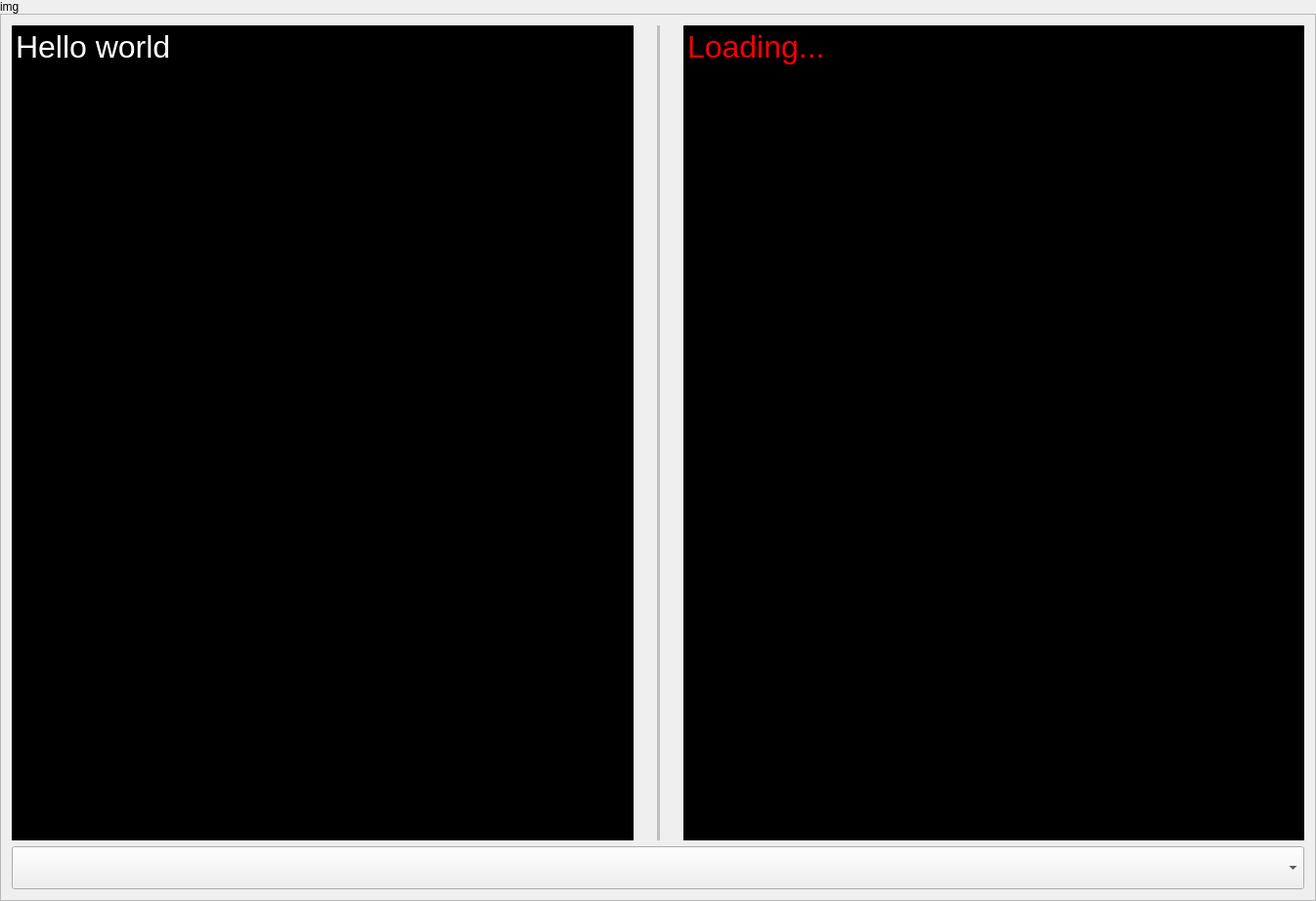
<?xml version="1.0" encoding="UTF-8"?>
<ui version="4.0">
 <class>MainWindow</class>
 <widget class="QMainWindow" name="MainWindow">
  <property name="geometry">
   <rect>
    <x>0</x>
    <y>0</y>
    <width>1346</width>
    <height>922</height>
   </rect>
  </property>
  <property name="windowTitle">
   <string>Maemo translate</string>
  </property>
  <widget class="QWidget" name="centralWidget">
   <layout class="QGridLayout" name="gridLayout_3">
    <property name="leftMargin">
     <number>0</number>
    </property>
    <property name="topMargin">
     <number>0</number>
    </property>
    <property name="rightMargin">
     <number>0</number>
    </property>
    <property name="bottomMargin">
     <number>0</number>
    </property>
    <property name="spacing">
     <number>0</number>
    </property>
    <item row="0" column="0">
     <widget class="QFrame" name="imgFrame">
      <property name="frameShape">
       <enum>QFrame::NoFrame</enum>
      </property>
      <property name="frameShadow">
       <enum>QFrame::Plain</enum>
      </property>
      <layout class="QGridLayout" name="gridLayout">
       <property name="leftMargin">
        <number>0</number>
       </property>
       <property name="topMargin">
        <number>0</number>
       </property>
       <property name="rightMargin">
        <number>0</number>
       </property>
       <property name="bottomMargin">
        <number>0</number>
       </property>
       <property name="spacing">
        <number>0</number>
       </property>
       <item row="0" column="0">
        <widget class="QLabel" name="img">
         <property name="text">
          <string>img</string>
         </property>
        </widget>
       </item>
      </layout>
     </widget>
    </item>
    <item row="1" column="0">
     <widget class="QFrame" name="mainFrame">
      <property name="frameShape">
       <enum>QFrame::StyledPanel</enum>
      </property>
      <property name="frameShadow">
       <enum>QFrame::Raised</enum>
      </property>
      <layout class="QGridLayout" name="gridLayout_2">
       <item row="0" column="0">
        <layout class="QHBoxLayout" name="horizontalLayout">
         <property name="spacing">
          <number>24</number>
         </property>
         <item>
          <widget class="QPlainTextEdit" name="fromTxt">
           <property name="palette">
            <palette>
             <active>
              <colorrole role="Text">
               <brush brushstyle="SolidPattern">
                <color alpha="255">
                 <red>255</red>
                 <green>255</green>
                 <blue>255</blue>
                </color>
               </brush>
              </colorrole>
              <colorrole role="Base">
               <brush brushstyle="SolidPattern">
                <color alpha="255">
                 <red>0</red>
                 <green>0</green>
                 <blue>0</blue>
                </color>
               </brush>
              </colorrole>
              <colorrole role="PlaceholderText">
               <brush brushstyle="SolidPattern">
                <color alpha="128">
                 <red>255</red>
                 <green>255</green>
                 <blue>255</blue>
                </color>
               </brush>
              </colorrole>
             </active>
             <inactive>
              <colorrole role="Text">
               <brush brushstyle="SolidPattern">
                <color alpha="255">
                 <red>255</red>
                 <green>255</green>
                 <blue>255</blue>
                </color>
               </brush>
              </colorrole>
              <colorrole role="Base">
               <brush brushstyle="SolidPattern">
                <color alpha="255">
                 <red>0</red>
                 <green>0</green>
                 <blue>0</blue>
                </color>
               </brush>
              </colorrole>
              <colorrole role="PlaceholderText">
               <brush brushstyle="SolidPattern">
                <color alpha="128">
                 <red>255</red>
                 <green>255</green>
                 <blue>255</blue>
                </color>
               </brush>
              </colorrole>
             </inactive>
             <disabled>
              <colorrole role="Text">
               <brush brushstyle="SolidPattern">
                <color alpha="255">
                 <red>190</red>
                 <green>190</green>
                 <blue>190</blue>
                </color>
               </brush>
              </colorrole>
              <colorrole role="Base">
               <brush brushstyle="SolidPattern">
                <color alpha="255">
                 <red>239</red>
                 <green>239</green>
                 <blue>239</blue>
                </color>
               </brush>
              </colorrole>
              <colorrole role="PlaceholderText">
               <brush brushstyle="SolidPattern">
                <color alpha="128">
                 <red>0</red>
                 <green>0</green>
                 <blue>0</blue>
                </color>
               </brush>
              </colorrole>
             </disabled>
            </palette>
           </property>
           <property name="font">
            <font>
             <pointsize>24</pointsize>
            </font>
           </property>
           <property name="frameShape">
            <enum>QFrame::NoFrame</enum>
           </property>
           <property name="frameShadow">
            <enum>QFrame::Plain</enum>
           </property>
           <property name="plainText">
            <string>Hello world</string>
           </property>
          </widget>
         </item>
         <item>
          <widget class="Line" name="line">
           <property name="palette">
            <palette>
             <active>
              <colorrole role="WindowText">
               <brush brushstyle="SolidPattern">
                <color alpha="255">
                 <red>192</red>
                 <green>191</green>
                 <blue>188</blue>
                </color>
               </brush>
              </colorrole>
             </active>
             <inactive>
              <colorrole role="WindowText">
               <brush brushstyle="SolidPattern">
                <color alpha="255">
                 <red>192</red>
                 <green>191</green>
                 <blue>188</blue>
                </color>
               </brush>
              </colorrole>
             </inactive>
             <disabled>
              <colorrole role="WindowText">
               <brush brushstyle="SolidPattern">
                <color alpha="255">
                 <red>190</red>
                 <green>190</green>
                 <blue>190</blue>
                </color>
               </brush>
              </colorrole>
             </disabled>
            </palette>
           </property>
           <property name="frameShadow">
            <enum>QFrame::Plain</enum>
           </property>
           <property name="lineWidth">
            <number>4</number>
           </property>
           <property name="orientation">
            <enum>Qt::Vertical</enum>
           </property>
          </widget>
         </item>
         <item>
          <widget class="QPlainTextEdit" name="toTxt">
           <property name="palette">
            <palette>
             <active>
              <colorrole role="Text">
               <brush brushstyle="SolidPattern">
                <color alpha="255">
                 <red>255</red>
                 <green>0</green>
                 <blue>0</blue>
                </color>
               </brush>
              </colorrole>
              <colorrole role="Base">
               <brush brushstyle="SolidPattern">
                <color alpha="255">
                 <red>0</red>
                 <green>0</green>
                 <blue>0</blue>
                </color>
               </brush>
              </colorrole>
              <colorrole role="PlaceholderText">
               <brush brushstyle="SolidPattern">
                <color alpha="128">
                 <red>255</red>
                 <green>255</green>
                 <blue>255</blue>
                </color>
               </brush>
              </colorrole>
             </active>
             <inactive>
              <colorrole role="Text">
               <brush brushstyle="SolidPattern">
                <color alpha="255">
                 <red>255</red>
                 <green>0</green>
                 <blue>0</blue>
                </color>
               </brush>
              </colorrole>
              <colorrole role="Base">
               <brush brushstyle="SolidPattern">
                <color alpha="255">
                 <red>0</red>
                 <green>0</green>
                 <blue>0</blue>
                </color>
               </brush>
              </colorrole>
              <colorrole role="PlaceholderText">
               <brush brushstyle="SolidPattern">
                <color alpha="128">
                 <red>255</red>
                 <green>255</green>
                 <blue>255</blue>
                </color>
               </brush>
              </colorrole>
             </inactive>
             <disabled>
              <colorrole role="Text">
               <brush brushstyle="SolidPattern">
                <color alpha="255">
                 <red>190</red>
                 <green>190</green>
                 <blue>190</blue>
                </color>
               </brush>
              </colorrole>
              <colorrole role="Base">
               <brush brushstyle="SolidPattern">
                <color alpha="255">
                 <red>239</red>
                 <green>239</green>
                 <blue>239</blue>
                </color>
               </brush>
              </colorrole>
              <colorrole role="PlaceholderText">
               <brush brushstyle="SolidPattern">
                <color alpha="128">
                 <red>0</red>
                 <green>0</green>
                 <blue>0</blue>
                </color>
               </brush>
              </colorrole>
             </disabled>
            </palette>
           </property>
           <property name="font">
            <font>
             <pointsize>24</pointsize>
            </font>
           </property>
           <property name="frameShape">
            <enum>QFrame::NoFrame</enum>
           </property>
           <property name="frameShadow">
            <enum>QFrame::Plain</enum>
           </property>
           <property name="readOnly">
            <bool>true</bool>
           </property>
           <property name="plainText">
            <string>Loading...</string>
           </property>
          </widget>
         </item>
        </layout>
       </item>
       <item row="1" column="0">
        <widget class="QComboBox" name="langBox">
         <property name="font">
          <font>
           <pointsize>24</pointsize>
          </font>
         </property>
        </widget>
       </item>
      </layout>
     </widget>
    </item>
   </layout>
  </widget>
 </widget>
 <layoutdefault spacing="6" margin="11"/>
 <resources>
  <include location="resources.qrc"/>
 </resources>
 <connections/>
</ui>
